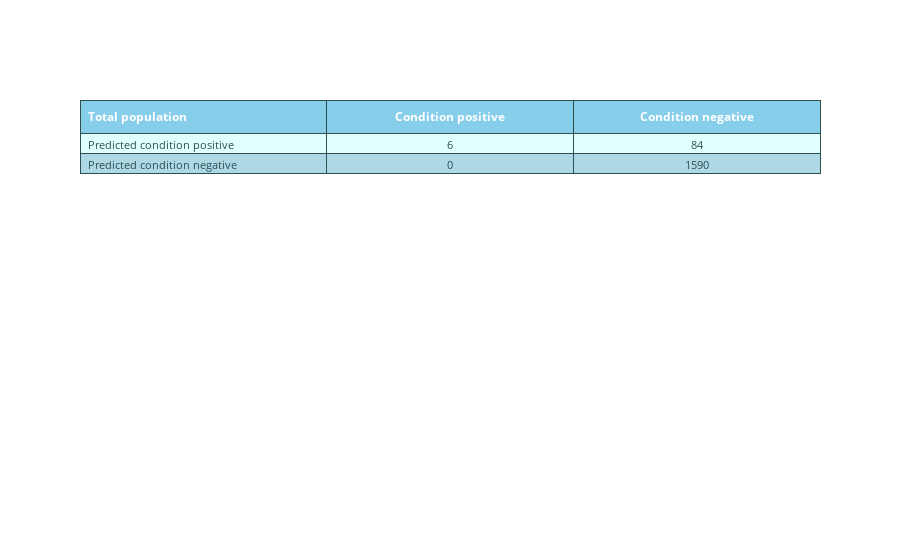
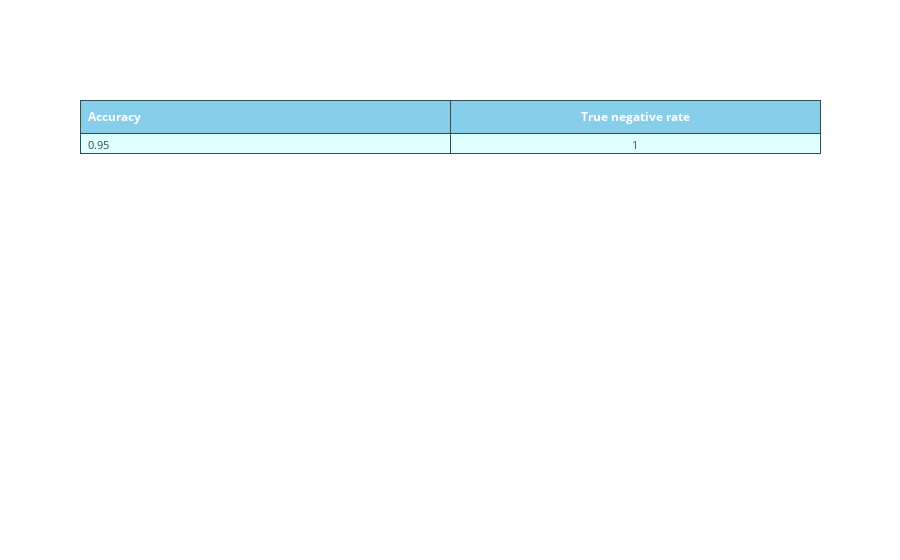

Notebook code cell kept with these figures, in order:
### Code cell
df_TS4 = pd.read_csv("data_sets/A3Benchmark-TS4.csv", sep=r'\s*,\s*', header=0, encoding='ascii', engine='python')
search_anomalies(df_TS4)

### Figure 1 — Plotly figure (JSON) as saved in the notebook; plotly's stock layout.template omitted (floating-point values rounded to 4 significant figures)
{"data": [{"cells": {"align": ["left", "center"], "fill": {"color": [["lightcyan", "lightblue", "lightcyan", "lightblue", "lightcyan", "lightcyan", "lightblue", "lightcyan", "lightblue", "lightcyan", "lightcyan", "lightblue", "lightcyan", "lightblue", "lightcyan", "lightcyan", "lightblue", "lightcyan", "lightblue", "lightcyan", "lightcyan", "lightblue", "lightcyan", "lightblue", "lightcyan"]]}, "font": {"color": "darkslategray", "size": 11}, "line": {"color": "darkslategray"}, "values": [["Predicted condition positive", "Predicted condition negative"], [6, 0], [84, 1590]]}, "header": {"align": ["left", "center"], "fill": {"color": "skyblue"}, "font": {"color": "white", "size": 12}, "line": {"color": "darkslategray"}, "values": ["<b>Total population</b>", "<b>Condition positive</b>", "<b>Condition negative</b>"]}, "type": "table"}], "layout": {}}

### Figure 2 — Plotly figure (JSON) as saved in the notebook; plotly's stock layout.template omitted (floating-point values rounded to 4 significant figures)
{"data": [{"cells": {"align": ["left", "center"], "fill": {"color": [["lightcyan", "lightblue", "lightcyan", "lightblue", "lightcyan", "lightcyan", "lightblue", "lightcyan", "lightblue", "lightcyan", "lightcyan", "lightblue", "lightcyan", "lightblue", "lightcyan", "lightcyan", "lightblue", "lightcyan", "lightblue", "lightcyan", "lightcyan", "lightblue", "lightcyan", "lightblue", "lightcyan"]]}, "font": {"color": "darkslategray", "size": 11}, "line": {"color": "darkslategray"}, "values": [[0.95], [1]]}, "header": {"align": ["left", "center"], "fill": {"color": "skyblue"}, "font": {"color": "white", "size": 12}, "line": {"color": "darkslategray"}, "values": ["<b>Accuracy</b>", "<b>True negative rate</b>"]}, "type": "table"}], "layout": {}}
